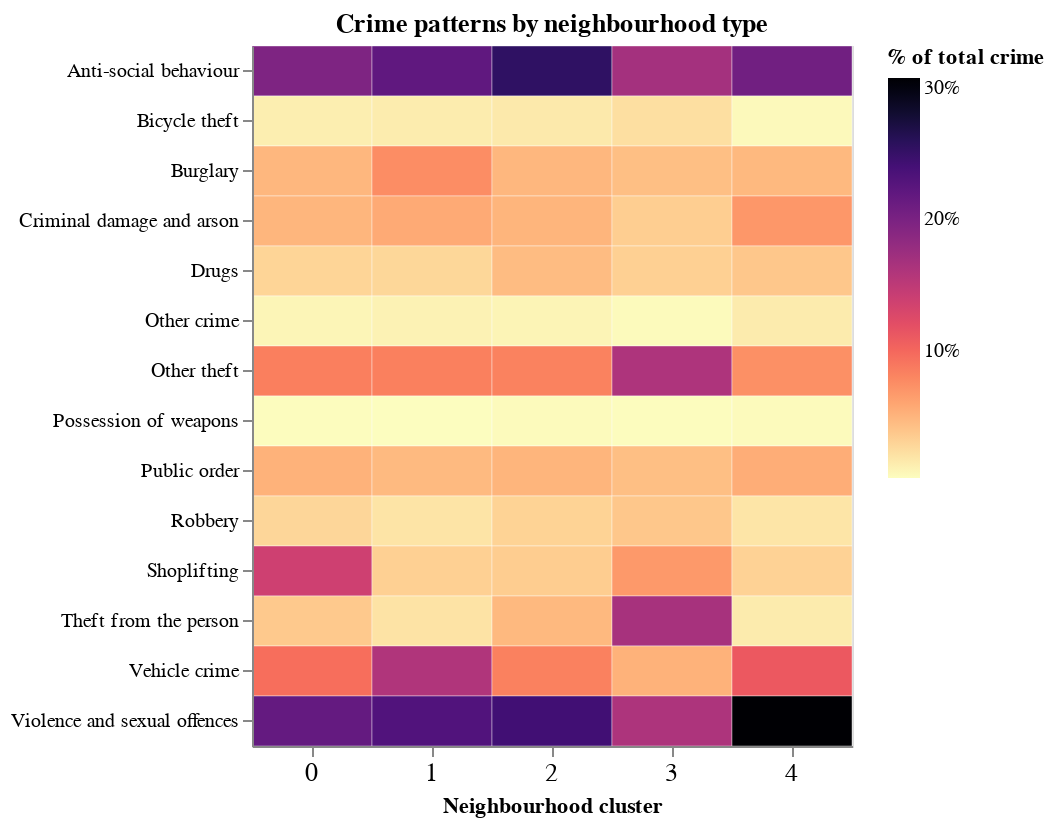

Notebook source saved alongside this figure:
### Markdown cell above
<br>

<br>
<br>

### Step 5: Comparing clusters visually

#### Chart 1: Heatmap

TIP: Try some other [colour schemes](https://vega.github.io/vega/docs/schemes/) (or define your own)

### Code cell
# Create a heatmap visualisation of cluster profiles
cluster_profile_long = cluster_profiles.reset_index().melt(
    id_vars='Cluster',
    var_name='Crime Type',
    value_name='Percentage'
)

heatmap = alt.Chart(cluster_profile_long).mark_rect(stroke='white', strokeWidth=0.2).encode(
    x=alt.X('Cluster:O').title('Neighbourhood cluster').axis(labelAngle=0, labelFontSize=13),
    y=alt.Y('Crime Type:N').title(None),
    color=alt.Color('Percentage:Q').scale(scheme='magma', reverse=True).title('% of total crime').legend(format='.0%'),
    tooltip=['Cluster', 'Crime Type', alt.Tooltip('Percentage:Q', format='.1%')]
).properties(
    width=300,
    height=350,
    title='Crime patterns by neighbourhood type'
)

heatmap

### Figure 1 — Vega-Lite specification as saved in the notebook (floating-point values rounded to 4 significant figures)
{"config": {"view": {"continuousWidth": 300, "continuousHeight": 300}}, "data": {"name": "data-d79a9ddac522db6f326726a19abb2d40"}, "mark": {"type": "rect", "stroke": "white", "strokeWidth": 0.2}, "encoding": {"color": {"field": "Percentage", "legend": {"format": ".0%"}, "scale": {"scheme": "magma", "reverse": true}, "title": "% of total crime", "type": "quantitative"}, "tooltip": [{"field": "Cluster", "type": "quantitative"}, {"field": "Crime Type", "type": "nominal"}, {"field": "Percentage", "format": ".1%", "type": "quantitative"}], "x": {"axis": {"labelAngle": 0, "labelFontSize": 13}, "field": "Cluster", "title": "Neighbourhood cluster", "type": "ordinal"}, "y": {"field": "Crime Type", "title": null, "type": "nominal"}}, "height": 350, "title": "Crime patterns by neighbourhood type", "width": 300, "$schema": "https://vega.github.io/schema/vega-lite/v5.20.1.json", "datasets": {"data-d79a9ddac522db6f326726a19abb2d40": [{"Cluster": 0, "Crime Type": "Anti-social behaviour", "Percentage": 0.1968}, {"Cluster": 1, "Crime Type": "Anti-social behaviour", "Percentage": 0.2196}, {"Cluster": 2, "Crime Type": "Anti-social behaviour", "Percentage": 0.2549}, {"Cluster": 3, "Crime Type": "Anti-social behaviour", "Percentage": 0.1682}, {"Cluster": 4, "Crime Type": "Anti-social behaviour", "Percentage": 0.2071}, {"Cluster": 0, "Crime Type": "Bicycle theft", "Percentage": 0.01263}, {"Cluster": 1, "Crime Type": "Bicycle theft", "Percentage": 0.01391}, {"Cluster": 2, "Crime Type": "Bicycle theft", "Percentage": 0.01606}, {"Cluster": 3, "Crime Type": "Bicycle theft", "Percentage": 0.02291}, {"Cluster": 4, "Crime Type": "Bicycle theft", "Percentage": 0.005485}, {"Cluster": 0, "Crime Type": "Burglary", "Percentage": 0.04864}, {"Cluster": 1, "Crime Type": "Burglary", "Percentage": 0.07541}, {"Cluster": 2, "Crime Type": "Burglary", "Percentage": 0.04882}, {"Cluster": 3, "Crime Type": "Burglary", "Percentage": 0.04339}, {"Cluster": 4, "Crime Type": "Burglary", "Percentage": 0.04762}, {"Cluster": 0, "Crime Type": "Criminal damage and arson", "Percentage": 0.04956}, {"Cluster": 1, "Crime Type": "Criminal damage and arson", "Percentage": 0.05689}, {"Cluster": 2, "Crime Type": "Criminal damage and arson", "Percentage": 0.05031}, {"Cluster": 3, "Crime Type": "Criminal damage and arson", "Percentage": 0.03328}, {"Cluster": 4, "Crime Type": "Criminal damage and arson", "Percentage": 0.06903}, {"Cluster": 0, "Crime Type": "Drugs", "Percentage": 0.02918}, {"Cluster": 1, "Crime Type": "Drugs", "Percentage": 0.02804}, {"Cluster": 2, "Crime Type": "Drugs", "Percentage": 0.04543}, {"Cluster": 3, "Crime Type": "Drugs", "Percentage": 0.03212}, {"Cluster": 4, "Crime Type": "Drugs", "Percentage": 0.03847}, {"Cluster": 0, "Crime Type": "Other crime", "Percentage": 0.008318}, {"Cluster": 1, "Crime Type": "Other crime", "Percentage": 0.009953}, {"Cluster": 2, "Crime Type": "Other crime", "Percentage": 0.009049}, {"Cluster": 3, "Crime Type": "Other crime", "Percentage": 0.005226}, {"Cluster": 4, "Crime Type": "Other crime", "Percentage": 0.01475}, {"Cluster": 0, "Crime Type": "Other theft", "Percentage": 0.08428}, {"Cluster": 1, "Crime Type": "Other theft", "Percentage": 0.08382}, {"Cluster": 2, "Crime Type": "Other theft", "Percentage": 0.08246}, {"Cluster": 3, "Crime Type": "Other theft", "Percentage": 0.161}, {"Cluster": 4, "Crime Type": "Other theft", "Percentage": 0.07358}, {"Cluster": 0, "Crime Type": "Possession of weapons", "Percentage": 0.003643}, {"Cluster": 1, "Crime Type": "Possession of weapons", "Percentage": 0.003094}, {"Cluster": 2, "Crime Type": "Possession of weapons", "Percentage": 0.004952}, {"Cluster": 3, "Crime Type": "Possession of weapons", "Percentage": 0.003549}, {"Cluster": 4, "Crime Type": "Possession of weapons", "Percentage": 0.005195}, {"Cluster": 0, "Crime Type": "Public order", "Percentage": 0.05205}, {"Cluster": 1, "Crime Type": "Public order", "Percentage": 0.04673}, {"Cluster": 2, "Crime Type": "Public order", "Percentage": 0.05022}, {"Cluster": 3, "Crime Type": "Public order", "Percentage": 0.04342}, {"Cluster": 4, "Crime Type": "Public order", "Percentage": 0.05518}, {"Cluster": 0, "Crime Type": "Robbery", "Percentage": 0.02818}, {"Cluster": 1, "Crime Type": "Robbery", "Percentage": 0.01954}, {"Cluster": 2, "Crime Type": "Robbery", "Percentage": 0.03058}, {"Cluster": 3, "Crime Type": "Robbery", "Percentage": 0.03857}, {"Cluster": 4, "Crime Type": "Robbery", "Percentage": 0.01888}, {"Cluster": 0, "Crime Type": "Shoplifting", "Percentage": 0.1377}, {"Cluster": 1, "Crime Type": "Shoplifting", "Percentage": 0.03238}, {"Cluster": 2, "Crime Type": "Shoplifting", "Percentage": 0.03411}, {"Cluster": 3, "Crime Type": "Shoplifting", "Percentage": 0.06809}, {"Cluster": 4, "Crime Type": "Shoplifting", "Percentage": 0.03087}, {"Cluster": 0, "Crime Type": "Theft from the person", "Percentage": 0.03692}, {"Cluster": 1, "Crime Type": "Theft from the person", "Percentage": 0.01998}, {"Cluster": 2, "Crime Type": "Theft from the person", "Percentage": 0.04767}, {"Cluster": 3, "Crime Type": "Theft from the person", "Percentage": 0.1664}, {"Cluster": 4, "Crime Type": "Theft from the person", "Percentage": 0.01467}, {"Cluster": 0, "Crime Type": "Vehicle crime", "Percentage": 0.09486}, {"Cluster": 1, "Crime Type": "Vehicle crime", "Percentage": 0.1593}, {"Cluster": 2, "Crime Type": "Vehicle crime", "Percentage": 0.08282}, {"Cluster": 3, "Crime Type": "Vehicle crime", "Percentage": 0.0519}, {"Cluster": 4, "Crime Type": "Vehicle crime", "Percentage": 0.1116}, {"Cluster": 0, "Crime Type": "Violence and sexual offences", "Percentage": 0.2172}, {"Cluster": 1, "Crime Type": "Violence and sexual offences", "Percentage": 0.2313}, {"Cluster": 2, "Crime Type": "Violence and sexual offences", "Percentage": 0.2427}, {"Cluster": 3, "Crime Type": "Violence and sexual offences", "Percentage": 0.1619}, {"Cluster": 4, "Crime Type": "Violence and sexual offences", "Percentage": 0.3076}]}}
